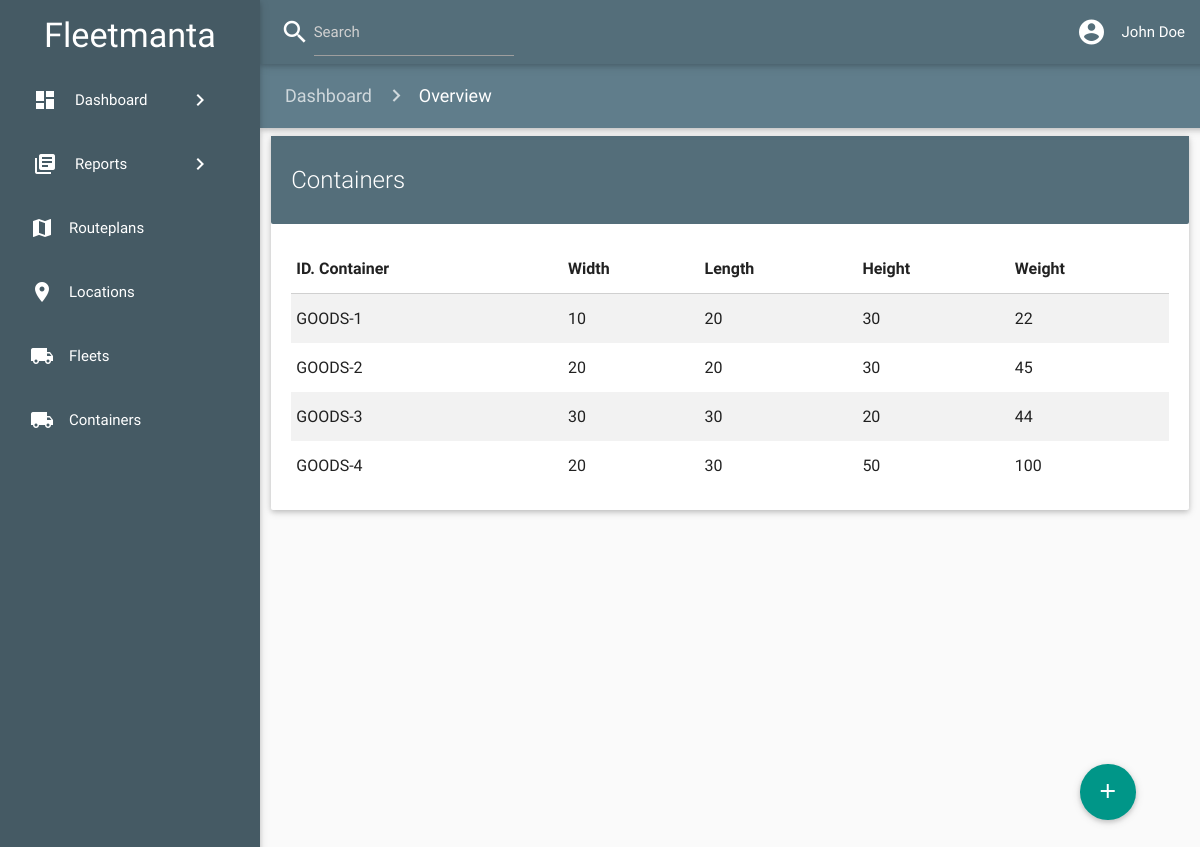
/containers.php, run on the app's committed database.
### tables this page shows
CREATE TABLE `containers` (
  `idcontainers` int(11) NOT NULL,
  `width` double DEFAULT NULL,
  `length` double DEFAULT NULL,
  `height` double DEFAULT NULL,
  `weight` double DEFAULT NULL
);

### Models/Settings/Conn.php (called while the page is built, shortened)
<?php
require dirname(__DIR__,2)."\Models\Database\Connect.php";
$conn = new Connect("localhost","root","","mydb");

### Functions/select_goods.php (called while the page is built)
<?php
$containers = new Query($conn, "SELECT * FROM CONTAINERS");
$containers->exec("");

### Models/Database/Query.php (called while the page is built, shortened)
<?php
class Query{
    private $conn;
    private $query;
    public function __construct(Connect $conn, $query)
    {
        $this->conn = $conn;
        $this->query = $query;
    }
    public function __get($value)
    {
        return $this->$value;
    }
    public function exec($msg)
    {
        $result = $this->conn->conn->query($this->query);
    }
}

### Models/Database/Connect.php (called while the page is built, shortened)
<?php
class Connect{
    private $servername;
    private $username;
    private $password;
    private $dbname;
    public function __construct($servername, $username, $password, $dbname)
    {
        $this->servername = $servername;
        $this->username = $username;
        $this->password = $password;
        $this->dbname = $dbname;
    }
    public function __get($value)
    {
        return $this->$value;
    }
    public function connectToDB()
    {
        $this->conn = new mysqli($this->servername, $this->username, $this->password, $this->dbname);
    }
}

### containers.php (the view, shortened to what this page needs)
<?php include('includes/header.php'); ?>
<?php include('Functions/require.php'); ?>
<?php include('Functions/select_goods.php'); ?>
<main>
    <div class="row">
        <div class="col s12">
            <div class="card">
                <div class="card-content blue-grey darken-1">
                    <span class="card-title white-text">Containers</span>
                </div>
                <div class="card-content">
                    <table class="striped highlight">
                        <thead>
                            <tr>
                                <th data-field="id">ID. Container</th>
                                <th data-field="width">Width</th>
                                <th data-field="length">Length</th>
                                <th data-field="height">Height</th>
                                <th data-field="weight">Weight</th>
                            </tr>
                        </thead>
                        <tbody>
                            <?php
                                foreach ($containers->array as $container) {
                                    echo
                                    "<tr>
                                            <td>GOODS-{$container['idcontainers']}</td>
                                            <td>{$container['width']}</td>
                                            <td>{$container['length']}</td>
                                            <td>{$container['height']}</td>
                                            <td>{$container['weight']}</td>
                                    </tr>";
                                }
                            ?>
                        </tbody>
                    </table>
                </div>
            </div>
        </div>
        <a class="btn-floating btn-large waves-effect waves-light teal modal-trigger" id="addFleet" href="#modal1"><i class="material-icons">add</i></a>
</div>
</main>
</body>
</html>

### assets/css/style.css (style rules this page uses)
html,body { height: 100%; margin: 0; padding: 0; background-color: #FAFAFA; }
main { height: 100%; }
body { padding-bottom: 64px; }
.material-icons { line-height: inherit; }
@media only screen and (min-width: 959px) { header,main { padding-left: 260px; } }

### assets/css/style_fleet.css (style rules this page uses)
body { background-color: #FAFAFA; }
#addFleet { position: fixed; bottom: 45px; right: 65px; }

### data on the page
containers: idcontainers "1", width "10", length "20", height "30", weight "22"
containers: idcontainers "2", width "20", length "20", height "30", weight "45"
containers: idcontainers "3", width "30", length "30", height "20", weight "44"
containers: idcontainers "4", width "20", length "30", height "50", weight "100"
